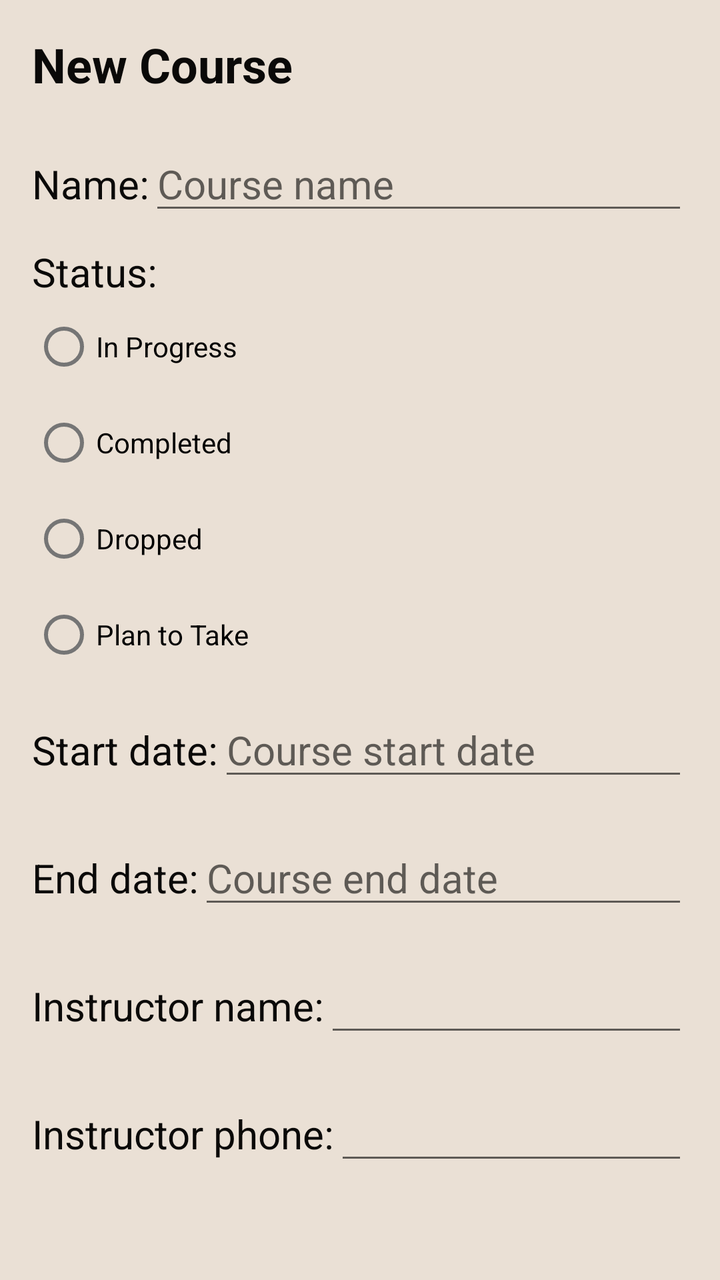
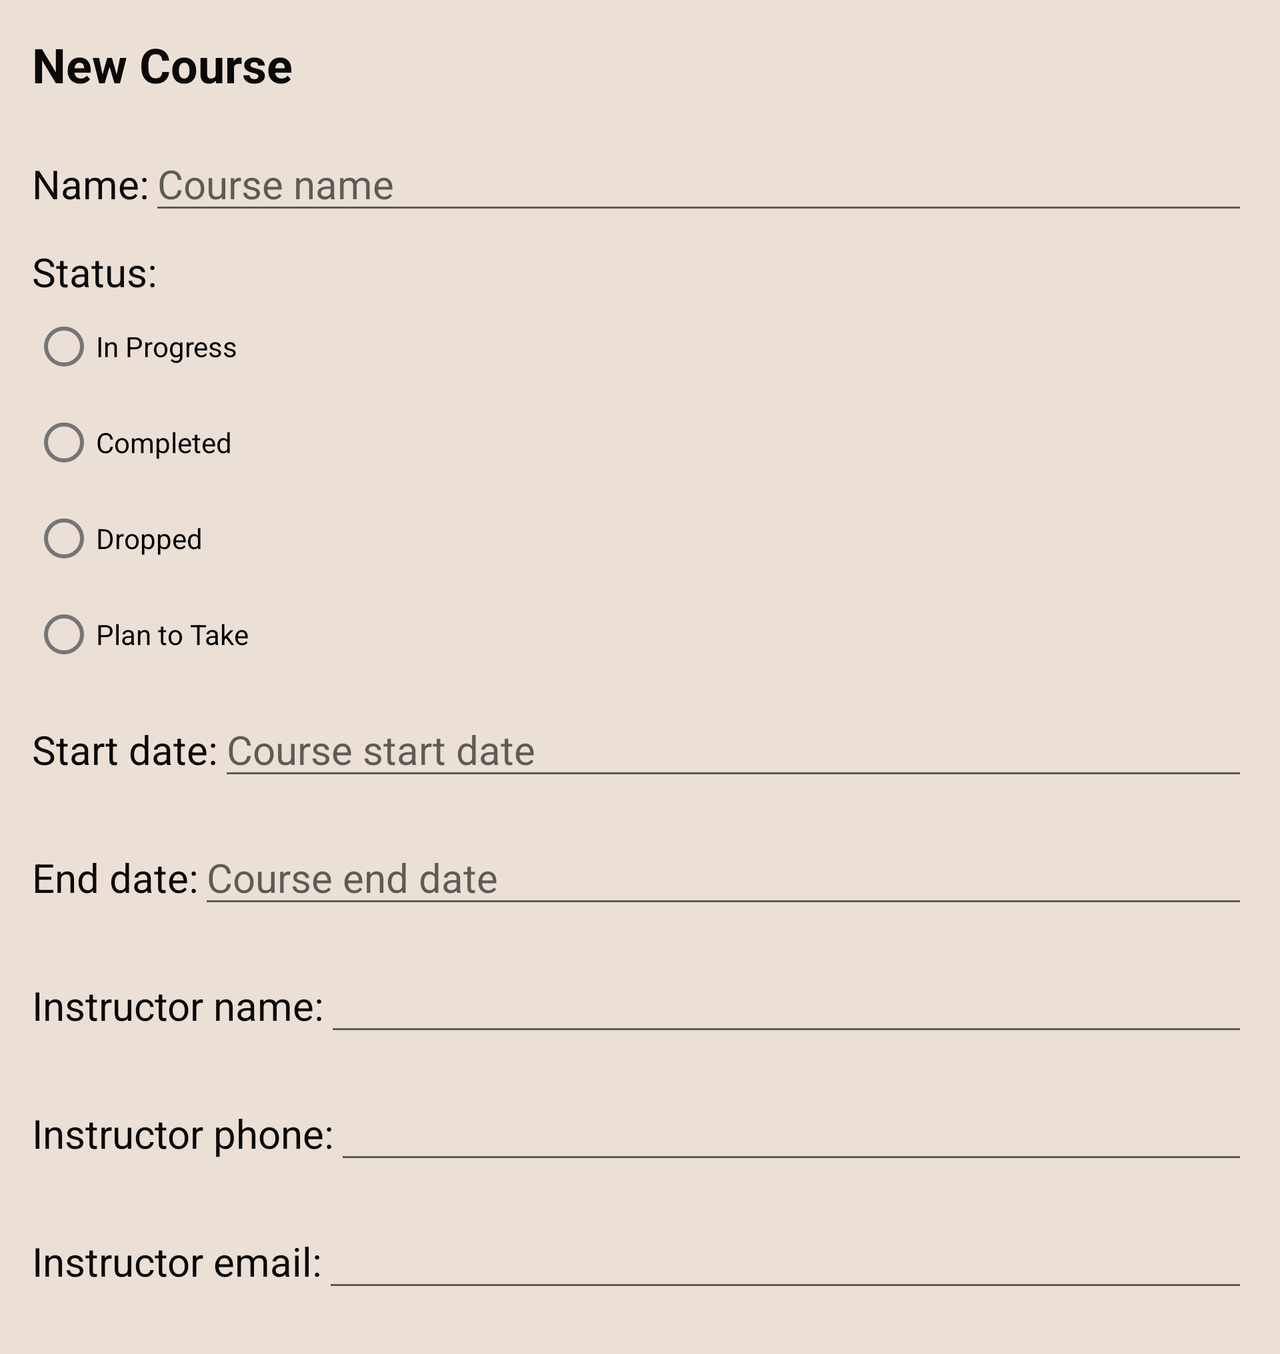

Two renders of one Android screen. The first uses the default layout on a phone; the second uses the alternative layout the repository ships for a different screen configuration, on a matching device. The two XML files are below.
<!-- AndroidManifest.xml: application theme Theme.AcademicScheduler -->
<!-- res/layout/add_course_layout.xml -->
<?xml version="1.0" encoding="utf-8"?>
<LinearLayout xmlns:android="http://schemas.android.com/apk/res/android"
    android:layout_width="match_parent"
    android:layout_height="match_parent"
    android:orientation="vertical"
    android:padding="16dp"
    android:background="@color/almond">

    <TextView
        android:layout_width="wrap_content"
        android:layout_height="wrap_content"
        android:id="@+id/add_course_textview"
        android:text="@string/new_course"
        android:textSize="24sp"
        android:textStyle="bold"
        android:lineSpacingExtra="10sp"
        android:layout_marginBottom="10dp"
        android:textColor="@color/black_rich"/>

    <LinearLayout
        android:layout_width="match_parent"
        android:layout_height="wrap_content"
        android:orientation="horizontal"
        android:layout_marginTop="10dp"
        android:layout_marginBottom="10dp">

        <TextView
            android:layout_width="wrap_content"
            android:layout_height="wrap_content"
            android:text="@string/name"
            android:textSize="20sp"
            android:textColor="@color/black_rich"/>

        <EditText
            android:layout_width="match_parent"
            android:layout_height="wrap_content"
            android:id="@+id/course_name_edittext"
            android:hint="@string/course_name"
            android:importantForAutofill="no"
            android:textSize="20sp"
            android:inputType="text"
            android:textColor="@color/black_rich"/>

    </LinearLayout>

    <TextView
        android:layout_width="match_parent"
        android:layout_height="wrap_content"
        android:text="@string/status"
        android:textSize="20sp"
        android:textColor="@color/black_rich"/>

    <RadioGroup
        android:layout_width="match_parent"
        android:layout_height="wrap_content"
        android:orientation="vertical">

        <RadioButton
            android:layout_width="wrap_content"
            android:layout_height="wrap_content"
            android:id="@+id/status_inprogress"
            android:text="@string/in_progress"/>

        <RadioButton
            android:layout_width="wrap_content"
            android:layout_height="wrap_content"
            android:id="@+id/status_completed"
            android:text="@string/completed"/>

        <RadioButton
            android:layout_width="wrap_content"
            android:layout_height="wrap_content"
            android:id="@+id/status_dropped"
            android:text="@string/dropped"/>

        <RadioButton
            android:layout_width="wrap_content"
            android:layout_height="wrap_content"
            android:id="@+id/status_plantotake"
            android:text="@string/plan_to_take"/>

    </RadioGroup>

    <LinearLayout
        android:layout_width="match_parent"
        android:layout_height="wrap_content"
        android:orientation="horizontal"
        android:layout_marginTop="10dp"
        android:layout_marginBottom="10dp">

        <TextView
            android:layout_width="wrap_content"
            android:layout_height="wrap_content"
            android:text="@string/start_date"
            android:textSize="20sp"
            android:textColor="@color/black_rich"/>

        <EditText
            android:layout_width="match_parent"
            android:layout_height="wrap_content"
            android:id="@+id/course_start_edittext"
            android:hint="@string/course_start_date"
            android:importantForAutofill="no"
            android:focusable="false"
            android:textSize="20sp"
            android:inputType="date"
            android:textColor="@color/black_rich"/>

    </LinearLayout>

    <LinearLayout
        android:layout_width="match_parent"
        android:layout_height="wrap_content"
        android:orientation="horizontal"
        android:layout_marginTop="10dp"
        android:layout_marginBottom="10dp">

        <TextView
            android:layout_width="wrap_content"
            android:layout_height="wrap_content"
            android:text="@string/end_date"
            android:textSize="20sp"
            android:textColor="@color/black_rich"/>

        <EditText
            android:layout_width="match_parent"
            android:layout_height="wrap_content"
            android:id="@+id/course_end_edittext"
            android:importantForAutofill="no"
            android:focusable="false"
            android:textSize="20sp"
            android:hint="@string/course_end_date"
            android:inputType="date"
            android:textColor="@color/black_rich"/>

    </LinearLayout>

    <LinearLayout
        android:layout_width="match_parent"
        android:layout_height="wrap_content"
        android:orientation="horizontal"
        android:layout_marginTop="10dp"
        android:layout_marginBottom="10dp">

        <TextView
            android:layout_width="wrap_content"
            android:layout_height="wrap_content"
            android:text="@string/instructor_name"
            android:labelFor="@+id/instructor_name_edittext"
            android:textSize="20sp"
            android:textColor="@color/black_rich"/>

        <EditText
            android:layout_width="match_parent"
            android:layout_height="wrap_content"
            android:id="@+id/instructor_name_edittext"
            android:importantForAutofill="no"
            android:textSize="20sp"
            android:inputType="text"
            android:textColor="@color/black_rich"/>

    </LinearLayout>

    <LinearLayout
        android:layout_width="match_parent"
        android:layout_height="wrap_content"
        android:orientation="horizontal"
        android:layout_marginTop="10dp"
        android:layout_marginBottom="10dp">

        <TextView
            android:layout_width="wrap_content"
            android:layout_height="wrap_content"
            android:text="@string/instructor_phone"
            android:labelFor="@+id/instructor_phone_edittext"
            android:textSize="20sp"
            android:textColor="@color/black_rich"/>

        <EditText
            android:layout_width="match_parent"
            android:layout_height="wrap_content"
            android:id="@+id/instructor_phone_edittext"
            android:textSize="20sp"
            android:importantForAutofill="no"
            android:inputType="phone"
            android:textColor="@color/black_rich"/>

    </LinearLayout>

    <LinearLayout
        android:layout_width="match_parent"
        android:layout_height="wrap_content"
        android:orientation="horizontal"
        android:layout_marginTop="10dp"
        android:layout_marginBottom="10dp">

        <TextView
            android:layout_width="wrap_content"
            android:layout_height="wrap_content"
            android:text="@string/instructor_email"
            android:labelFor="@+id/instructor_email_edittext"
            android:textSize="20sp"
            android:textColor="@color/black_rich"/>

        <EditText
            android:layout_width="match_parent"
            android:layout_height="wrap_content"
            android:id="@+id/instructor_email_edittext"
            android:textSize="20sp"
            android:importantForAutofill="no"
            android:inputType="textEmailAddress"
            android:textColor="@color/black_rich"/>

    </LinearLayout>

</LinearLayout>
<!-- resources referenced by this layout -->
<resources>
  <color name="almond">#EAE0D5</color>
  <color name="black_rich">#0A0908</color>
  <string name="completed">Completed</string>
  <string name="course_end_date">Course end date</string>
  <string name="course_name">Course name</string>
  <string name="course_start_date">Course start date</string>
  <string name="dropped">Dropped</string>
  <string name="end_date">End date:</string>
  <string name="in_progress">In Progress</string>
  <string name="instructor_email">Instructor email:</string>
  <string name="instructor_name">Instructor name:</string>
  <string name="instructor_phone">Instructor phone:</string>
  <string name="name">Name:</string>
  <string name="new_course">New Course</string>
  <string name="plan_to_take">Plan to Take</string>
  <string name="start_date">Start date:</string>
  <string name="status">Status:</string>
  <style name="Theme.AcademicScheduler" parent="Theme.MaterialComponents.DayNight.DarkActionBar">
          
          <item name="colorPrimary">@color/gunmetal</item>
          <item name="colorPrimaryDark">@color/black_rich</item>
          <item name="colorOnPrimary">@color/gunmetal</item>
          <item name="colorAccent">@color/blue_gray</item>
          
          <item name="android:statusBarColor">?attr/colorPrimaryDark</item>
          
      </style>
  <color name="gunmetal">#22333B</color>
  <color name="blue_gray">#6C91BF</color>
</resources>
<!-- res/layout-land/add_course_layout.xml (the repository's variant of the layout above) -->
<!-- drawn on the phone turned sideways -->
<?xml version="1.0" encoding="utf-8"?>
<androidx.core.widget.NestedScrollView
    xmlns:android="http://schemas.android.com/apk/res/android"
    android:layout_width="match_parent"
    android:layout_height="match_parent"
    android:fillViewport="true">

    <LinearLayout
        android:layout_width="match_parent"
        android:layout_height="match_parent"
        android:orientation="vertical"
        android:padding="16dp"
        android:background="@color/almond">

        <TextView
            android:layout_width="wrap_content"
            android:layout_height="wrap_content"
            android:id="@+id/add_course_textview"
            android:text="@string/new_course"
            android:textSize="24sp"
            android:textStyle="bold"
            android:lineSpacingExtra="10sp"
            android:layout_marginBottom="10dp"
            android:textColor="@color/black_rich"/>

        <LinearLayout
            android:layout_width="match_parent"
            android:layout_height="wrap_content"
            android:orientation="horizontal"
            android:layout_marginTop="10dp"
            android:layout_marginBottom="10dp">

            <TextView
                android:layout_width="wrap_content"
                android:layout_height="wrap_content"
                android:text="@string/name"
                android:textSize="20sp"
                android:textColor="@color/black_rich"/>

            <EditText
                android:layout_width="match_parent"
                android:layout_height="wrap_content"
                android:id="@+id/course_name_edittext"
                android:hint="@string/course_name"
                android:importantForAutofill="no"
                android:textSize="20sp"
                android:inputType="text"
                android:textColor="@color/black_rich"/>

        </LinearLayout>

        <TextView
            android:layout_width="match_parent"
            android:layout_height="wrap_content"
            android:text="@string/status"
            android:textSize="20sp"
            android:textColor="@color/black_rich"/>

        <RadioGroup
            android:layout_width="match_parent"
            android:layout_height="wrap_content"
            android:orientation="vertical">

            <RadioButton
                android:layout_width="wrap_content"
                android:layout_height="wrap_content"
                android:id="@+id/status_inprogress"
                android:text="@string/in_progress"/>

            <RadioButton
                android:layout_width="wrap_content"
                android:layout_height="wrap_content"
                android:id="@+id/status_completed"
                android:text="@string/completed"/>

            <RadioButton
                android:layout_width="wrap_content"
                android:layout_height="wrap_content"
                android:id="@+id/status_dropped"
                android:text="@string/dropped"/>

            <RadioButton
                android:layout_width="wrap_content"
                android:layout_height="wrap_content"
                android:id="@+id/status_plantotake"
                android:text="@string/plan_to_take"/>

        </RadioGroup>

        <LinearLayout
            android:layout_width="match_parent"
            android:layout_height="wrap_content"
            android:orientation="horizontal"
            android:layout_marginTop="10dp"
            android:layout_marginBottom="10dp">

            <TextView
                android:layout_width="wrap_content"
                android:layout_height="wrap_content"
                android:text="@string/start_date"
                android:textSize="20sp"
                android:textColor="@color/black_rich"/>

            <EditText
                android:layout_width="match_parent"
                android:layout_height="wrap_content"
                android:id="@+id/course_start_edittext"
                android:hint="@string/course_start_date"
                android:importantForAutofill="no"
                android:focusable="false"
                android:textSize="20sp"
                android:inputType="date"
                android:textColor="@color/black_rich"/>

        </LinearLayout>

        <LinearLayout
            android:layout_width="match_parent"
            android:layout_height="wrap_content"
            android:orientation="horizontal"
            android:layout_marginTop="10dp"
            android:layout_marginBottom="10dp">

            <TextView
                android:layout_width="wrap_content"
                android:layout_height="wrap_content"
                android:text="@string/end_date"
                android:textSize="20sp"
                android:textColor="@color/black_rich"/>

            <EditText
                android:layout_width="match_parent"
                android:layout_height="wrap_content"
                android:id="@+id/course_end_edittext"
                android:importantForAutofill="no"
                android:focusable="false"
                android:textSize="20sp"
                android:hint="@string/course_end_date"
                android:inputType="date"
                android:textColor="@color/black_rich"/>

        </LinearLayout>

        <LinearLayout
            android:layout_width="match_parent"
            android:layout_height="wrap_content"
            android:orientation="horizontal"
            android:layout_marginTop="10dp"
            android:layout_marginBottom="10dp">

            <TextView
                android:layout_width="wrap_content"
                android:layout_height="wrap_content"
                android:text="@string/instructor_name"
                android:labelFor="@+id/instructor_name_edittext"
                android:textSize="20sp"
                android:textColor="@color/black_rich"/>

            <EditText
                android:layout_width="match_parent"
                android:layout_height="wrap_content"
                android:id="@+id/instructor_name_edittext"
                android:importantForAutofill="no"
                android:textSize="20sp"
                android:inputType="text"
                android:textColor="@color/black_rich"/>

        </LinearLayout>

        <LinearLayout
            android:layout_width="match_parent"
            android:layout_height="wrap_content"
            android:orientation="horizontal"
            android:layout_marginTop="10dp"
            android:layout_marginBottom="10dp">

            <TextView
                android:layout_width="wrap_content"
                android:layout_height="wrap_content"
                android:text="@string/instructor_phone"
                android:labelFor="@+id/instructor_phone_edittext"
                android:textSize="20sp"
                android:textColor="@color/black_rich"/>

            <EditText
                android:layout_width="match_parent"
                android:layout_height="wrap_content"
                android:id="@+id/instructor_phone_edittext"
                android:textSize="20sp"
                android:importantForAutofill="no"
                android:inputType="phone"
                android:textColor="@color/black_rich"/>

        </LinearLayout>

        <LinearLayout
            android:layout_width="match_parent"
            android:layout_height="wrap_content"
            android:orientation="horizontal"
            android:layout_marginTop="10dp"
            android:layout_marginBottom="10dp">

            <TextView
                android:layout_width="wrap_content"
                android:layout_height="wrap_content"
                android:text="@string/instructor_email"
                android:labelFor="@+id/instructor_email_edittext"
                android:textSize="20sp"
                android:textColor="@color/black_rich"/>

            <EditText
                android:layout_width="match_parent"
                android:layout_height="wrap_content"
                android:id="@+id/instructor_email_edittext"
                android:textSize="20sp"
                android:importantForAutofill="no"
                android:inputType="textEmailAddress"
                android:textColor="@color/black_rich"/>

        </LinearLayout>

    </LinearLayout>
    
</androidx.core.widget.NestedScrollView>
